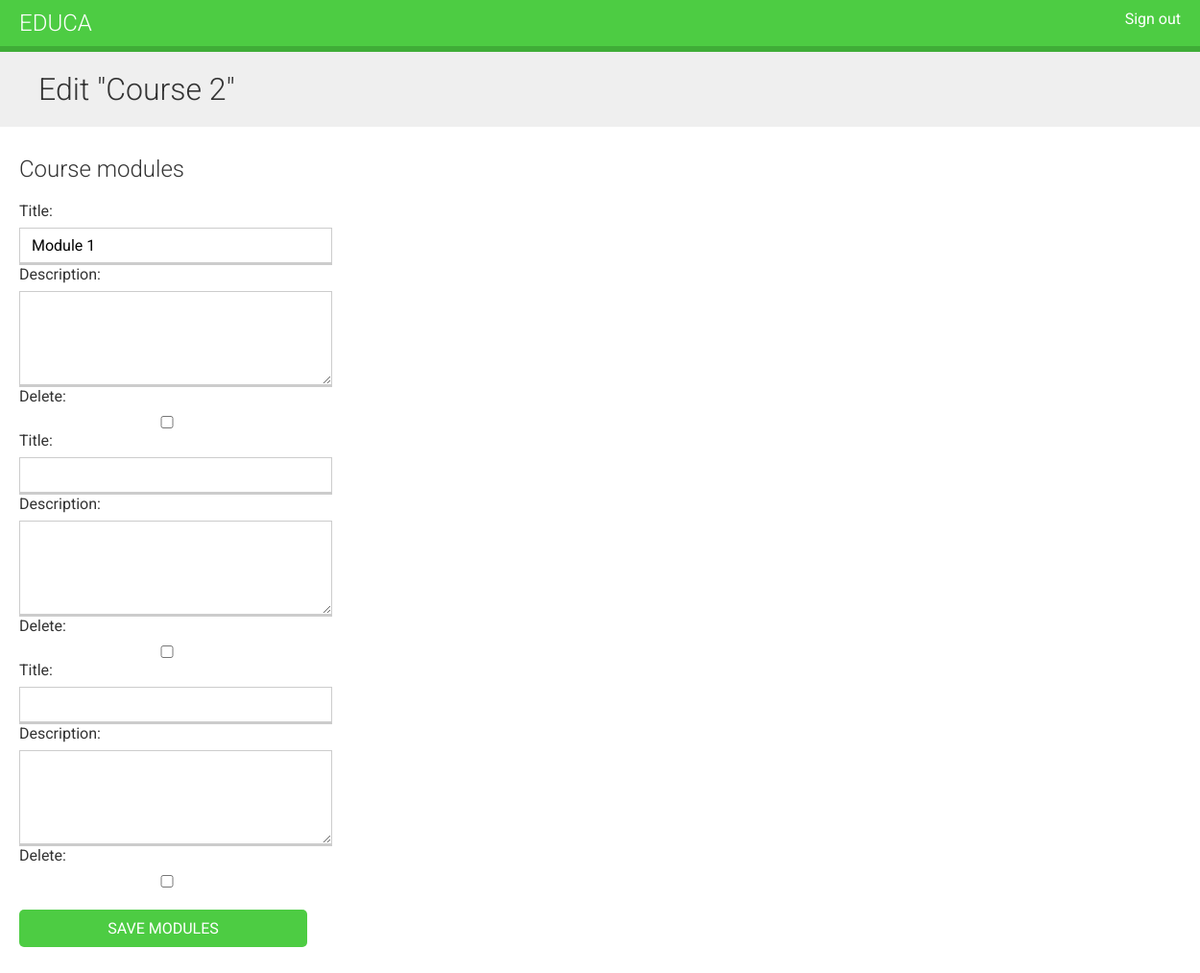
The page /course/2/module/ (signed in) on the database as committed earlier.
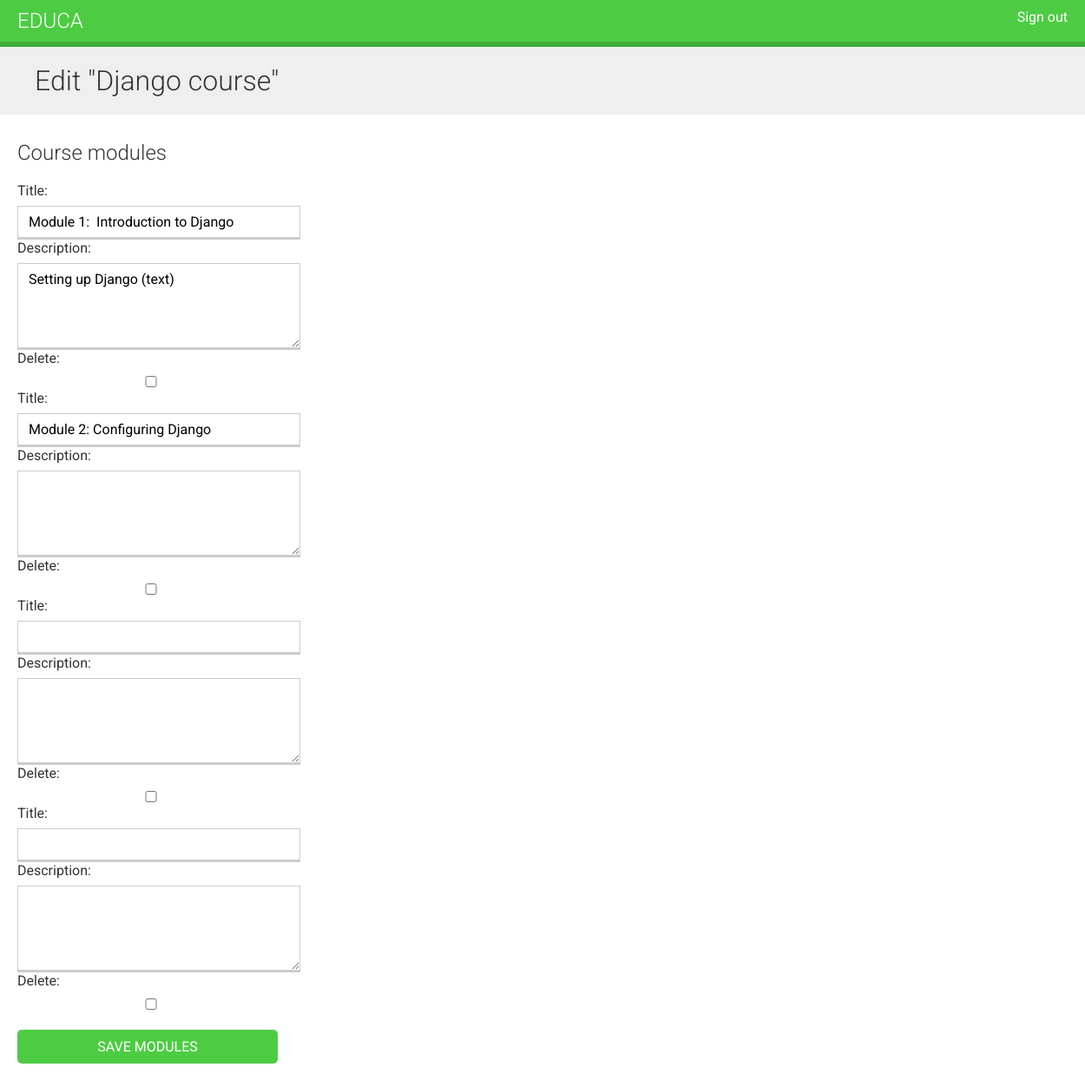
The same page on the database as committed later.
### courses/models.py (models this page shows, shortened)
class Course(models.Model):
    owner = models.ForeignKey(User,
                            related_name='courses_created',
                            on_delete=models.CASCADE)
    subject = models.ForeignKey(Subject,
                                related_name='courses',
                                on_delete=models.CASCADE)
    title = models.CharField(max_length=200)
    slug = models.SlugField(max_length=200, unique=True)
    overview = models.TextField()
    created = models.DateTimeField(auto_now_add=True)
    class Meta:
        ordering = ['-created']

### courses/views.py (the view, shortened to what this page needs)
class CourseModuleUpdateView(TemplateResponseMixin, View):
    template_name = 'courses/manage/module/formset.html'
    course = None
    def get_formset(self, data=None):
        return ModuleFormSet(instance=self.course,
                             data=data)
    def dispatch(self, request, pk):
        self.course = get_object_or_404(Course,
                                        id=pk,
                                        owner=request.user)
        return super().dispatch(request, pk)
    def get(self, request, *args, **kwargs):
        formset = self.get_formset()
        return self.render_to_response({'course': self.course,
                                        'formset': formset})

### courses/templates/courses/manage/module/formset.html (shortened to what this page needs)
{% extends "base.html" %}
{% block content %}
  <h1>Edit "{{ course.title }}"</h1>
  <div class="module">
    <h2>Course modules</h2>
    <form method="post">
    {{ formset }}
    <input type="submit" value="Save modules">
  </form>
  </div>
{% endblock %}

Rows that differ between the two databases and show on the page:
changed Course: title "Course 2" → "Django course"
Other text that changed with them:
form field formset: "Module 1" → "Module 1: Introduction to Django"
form field formset: (not shown) → "Setting up Django (text)"
form field formset: (not shown) → "Module 2: Configuring Django"
form field formset: (not shown) → "☐"
text no longer shown: "Title: Description: Delete: Title: Description: Delete: Title: Description: Delete:"
text now shown: "Title: Description: Delete: Title: Description: Delete: Title: Description: Delete: Title: Description: Delete:"
